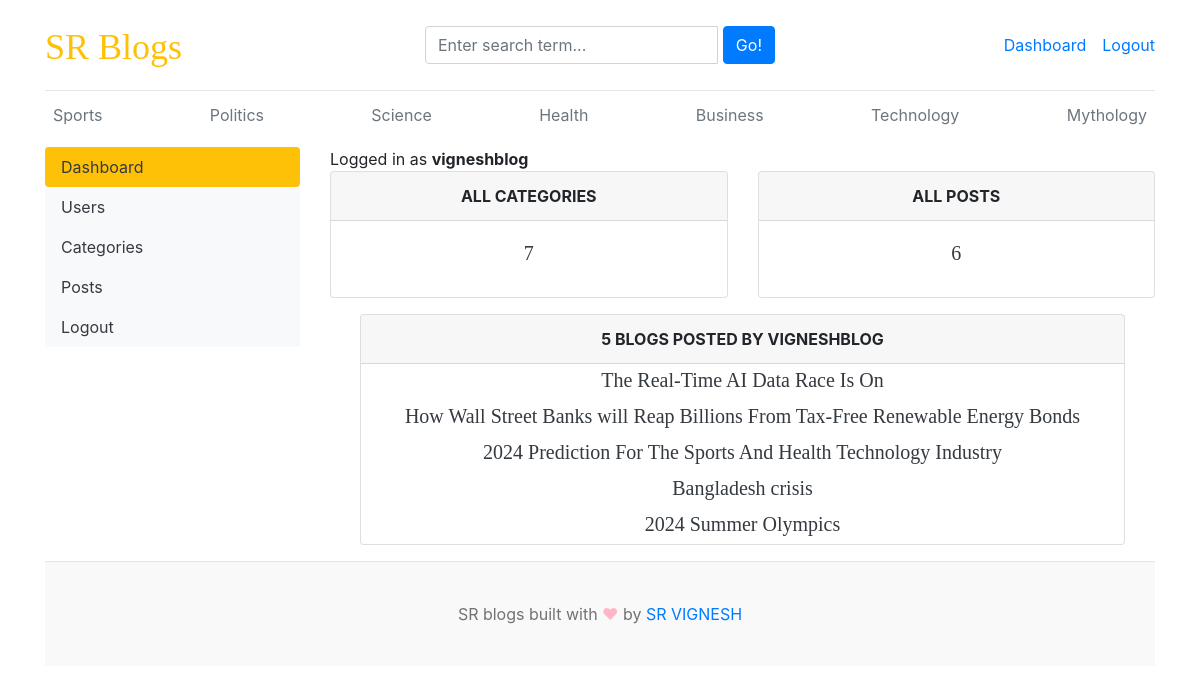
The app's page /dashboard/ (signed in), older data.
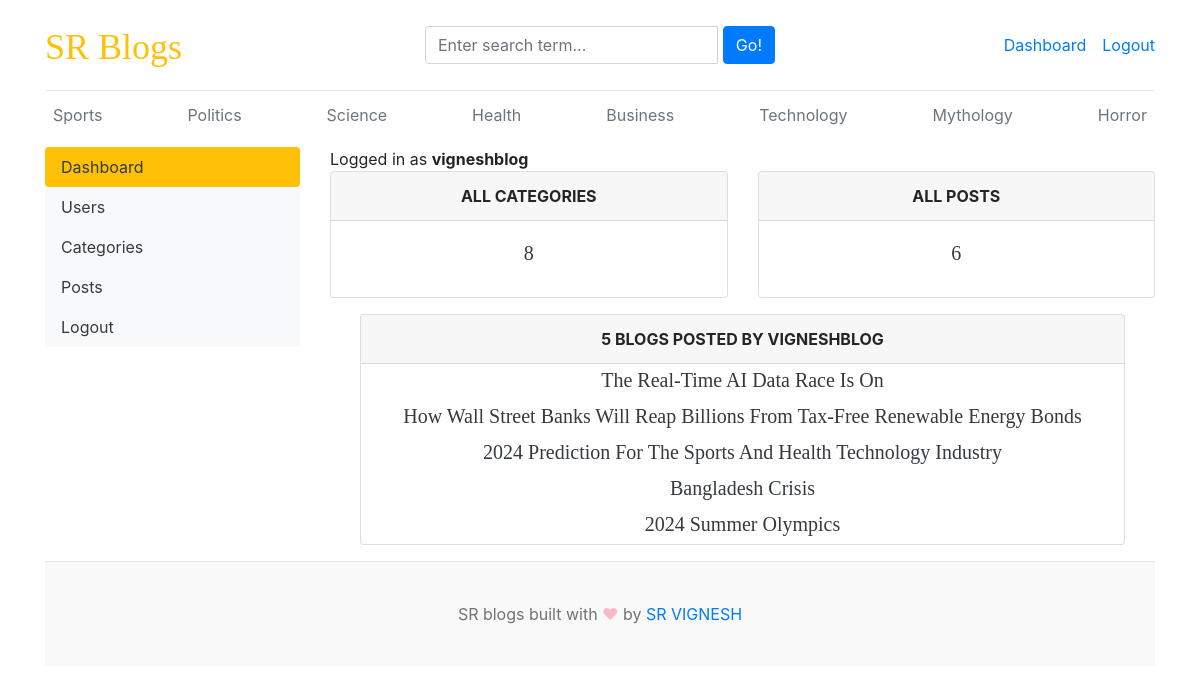
The same page, newer data.
### blogs/models.py (models this page shows, shortened)
class Category(models.Model):
    category_name=models.CharField(max_length=50,unique=True)
    created_at=models.DateTimeField(auto_now_add=True)
    updated_at=models.DateTimeField(auto_now=True)
    class Meta:
        verbose_name_plural='categories'

class Blog(models.Model):
    title=models.CharField(max_length=100)
    slug=models.SlugField(max_length=150,unique=True,blank=True)
    category=models.ForeignKey(Category,on_delete=models.CASCADE)
    author=models.ForeignKey(User,on_delete=models.CASCADE)
    featured_image=models.ImageField(upload_to='uploads/%Y/%m/%d')
    short_description=models.TextField(max_length=500)
    blog_body=models.TextField(max_length=2000)
    status=models.CharField(max_length=20,choices=STATUS_CHOICES,default="Draft")
    is_featured=models.BooleanField(default=False)
    created_at=models.DateTimeField(auto_now_add=True)
    updated_at=models.DateTimeField(auto_now=True)

### dashboards/views.py (the view)
# urls.py: path('dashboard/',include('dashboards.urls')),
@login_required(login_url='login')
def dashboard(request):
    category_count=Category.objects.all().count()
    blogs_count=Blog.objects.all().count()
    no_of_blogs=Blog.objects.filter(author=request.user,status='Published')
    context={
        'category_count':category_count,
        'blogs_count':blogs_count,
        'no_of_blogs':no_of_blogs,
    }
    return render(request,'dashboard/dashboard.html',context)

### blogs/context_processors.py (called while the page is built)
def get_categories(request):
    categories=Category.objects.all()
    return dict(categories=categories)

def get_social_links(request):
    social_links=SocialLink.objects.all()
    return dict(social_links=social_links)

### templates/dashboard/dashboard.html
{% extends 'base.html' %}
{% block content %}
<div class="row">
     {% include 'dashboard/sidebar.html' %}
     <div class="col-md-9">
        <span>Logged in as <b>{{ user }}</b></span>
        <div class="row">
            <div class="col">
                <div class="card border-default mb-3">
                    <div class="card-header text-center text-uppercase font-weight-bold">All Categories</div>
                    <div class="card-body text-dark">
                        <h5 class="card-title text-center">{{ category_count }}</h5>
                    </div>
                </div>
            </div>
            <div class="col">
                <div class="card border-default mb-3">
                    <div class="card-header text-center text-uppercase font-weight-bold">All Posts</div>
                    <div class="card-body text-dark">
                        <h5 class="card-title text-center">{{ blogs_count }}</h5>
                    </div>
                </div>
            </div>
        </div>
        <div class="container">
            <div class="col-md">
                <div class="card border-default mb-3">
                    <div class="card-header text-center text-uppercase font-weight-bold">
                        {% if no_of_blogs.count == 1 %}
                        1 Blog Posted by {{ user }}
                        {% else %}
                        {{ no_of_blogs.count }} Blogs Posted by {{ user }}
                        {% endif %}
                    </div>
                    {% for i in no_of_blogs %}
                    <div class="card-body text-dark p-1">
                        <h5 class="card-title text-center mb-1">{{ i.title }}</h5>
                    </div>
                    {% endfor %}
                </div>
            </div>
        </div>
     </div>
</div>
{% endblock %}

### templates/base.html (shortened to what this page needs)
{% load static %}
<!DOCTYPE html>
<html lang="en">
<head>
    <link href="https://getbootstrap.com/docs/4.0/dist/css/bootstrap.min.css" rel="stylesheet">
    <link href="{% static 'css/blog.css' %}" rel="stylesheet">
    <link rel="stylesheet" href="https://stackpath.bootstrapcdn.com/bootstrap/4.5.2/css/bootstrap.min.css">
    <link rel="stylesheet" href="https://cdnjs.cloudflare.com/ajax/libs/font-awesome/5.15.4/css/all.min.css">
    <link rel="stylesheet" href="https://cdnjs.cloudflare.com/ajax/libs/font-awesome/4.7.0/css/font-awesome.min.css">
  </head>
<body>
    <div class="container">
      <header class="blog-header py-3">
        <div class="row flex-nowrap justify-content-between align-items-center">
          <div class="col-4 pt-1">
            <a class="blog-header-logo text-warning" href="/">SR Blogs</a>
          </div>
          <div class="col-4">
            <form action="{% url 'search' %}" method="GET">
                <div class="input-group">
                    <input class="form-control" type="text" name="keyword" value="{{ keyword }}" placeholder="Enter search term..." aria-label="Enter search term..." aria-describedby="button-search" />&nbsp;
                    <button type="submit" class="btn btn-primary" id="button-search" type="button">Go!</button>
                </div>
            </form>
          </div>
          <div class="col-4 d-flex justify-content-end align-items-center">
            {% if not user.is_authenticated %}
            <a class="btn btn-sm btn-warning" href="{% url 'login' %}">Login</a> &nbsp;
            <a class="btn btn-sm btn-outline-secondary" href="{% url 'register' %}">Register</a>
            {% else %}
            <span><a href="{% url 'dashboard' %}">Dashboard</a></span>
            <span><a href="{% url 'logout' %}">Logout</a></span>
            {% endif %}
          </div>
        </div>
      </header>
      <div class="nav-scroller py-1 mb-2">
        <nav class="nav d-flex justify-content-between">
          {% for category in categories %}
          <a class="p-2 text-muted" href="{% url 'posts_by_category' category.id %}">{{ category.category_name }}</a>
          {% endfor %}
        </nav>
      </div>
{% block content %}
{% endblock %}
<footer class="blog-footer">
    <p>SR blogs built with <span style="color:#FFB7C5;">&#9829;</span> by <a href="#">SR VIGNESH</a></p>
  </footer>
  </body>
  </html>

Row changes from the older to the newer data that the page shows:
added Category: category_name "Horror"
changed Blog: title "How Wall Street Banks will Reap Billions From Tax-Free Renewable Energy Bonds" → "How Wall Street Banks Will Reap Billions From Tax-Free Renewable Energy Bonds"
changed Blog: title "Bangladesh crisis" → "Bangladesh Crisis"
Text that changed along with them:
{{ category_count }}: "7" → "8"
